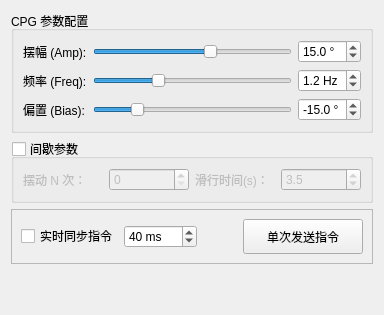
        <widget class="QWidget" name="tab_AdvMotion">
         <attribute name="title">
          <string>高阶运动控制</string>
         </attribute>
         <layout class="QVBoxLayout" name="verticalLayout_CPG">
          <item>
           <widget class="QGroupBox" name="grp_CPG_Param">
            <property name="title">
             <string>CPG 参数配置</string>
            </property>
            <layout class="QGridLayout" name="gridLayout_CPG">
             <item row="0" column="0">
              <widget class="QLabel" name="lbl_Amp">
               <property name="text">
                <string>摆幅 (Amp):</string>
               </property>
              </widget>
             </item>
             <item row="0" column="1">
              <widget class="QSlider" name="slider_Amp">
               <property name="maximum">
                <number>250</number>
               </property>
               <property name="value">
                <number>150</number>
               </property>
               <property name="orientation">
                <enum>Qt::Horizontal</enum>
               </property>
              </widget>
             </item>
             <item row="0" column="2">
              <widget class="QDoubleSpinBox" name="spin_Amp">
               <property name="suffix">
                <string> °</string>
               </property>
               <property name="decimals">
                <number>1</number>
               </property>
               <property name="maximum">
                <double>25.000000000000000</double>
               </property>
               <property name="singleStep">
                <double>0.100000000000000</double>
               </property>
               <property name="value">
                <double>15.000000000000000</double>
               </property>
              </widget>
             </item>
             <item row="1" column="0">
              <widget class="QLabel" name="lbl_Freq">
               <property name="text">
                <string>频率 (Freq):</string>
               </property>
              </widget>
             </item>
             <item row="1" column="1">
              <widget class="QSlider" name="slider_Freq">
               <property name="maximum">
                <number>38</number>
               </property>
               <property name="value">
                <number>12</number>
               </property>
               <property name="orientation">
                <enum>Qt::Horizontal</enum>
               </property>
              </widget>
             </item>
             <item row="1" column="2">
              <widget class="QDoubleSpinBox" name="spin_Freq">
               <property name="suffix">
                <string> Hz</string>
               </property>
               <property name="decimals">
                <number>1</number>
               </property>
               <property name="maximum">
                <double>3.800000000000000</double>
               </property>
               <property name="singleStep">
                <double>0.100000000000000</double>
               </property>
               <property name="value">
                <double>1.200000000000000</double>
               </property>
              </widget>
             </item>
             <item row="2" column="0">
              <widget class="QLabel" name="lbl_Bias">
               <property name="text">
                <string>偏置 (Bias):</string>
               </property>
              </widget>
             </item>
             <item row="2" column="1">
              <widget class="QSlider" name="slider_Bias">
               <property name="minimum">
                <number>-250</number>
               </property>
               <property name="maximum">
                <number>250</number>
               </property>
               <property name="value">
                <number>-150</number>
               </property>
               <property name="orientation">
                <enum>Qt::Horizontal</enum>
               </property>
              </widget>
             </item>
             <item row="2" column="2">
              <widget class="QDoubleSpinBox" name="spin_Bias">
               <property name="suffix">
                <string> °</string>
               </property>
               <property name="decimals">
                <number>1</number>
               </property>
               <property name="minimum">
                <double>-25.000000000000000</double>
               </property>
               <property name="maximum">
                <double>25.000000000000000</double>
               </property>
               <property name="value">
                <double>-15.000000000000000</double>
               </property>
              </widget>
             </item>
            </layout>
           </widget>
          </item>
          <item>
           <widget class="QGroupBox" name="grp_CPG_Inter">
            <property name="title">
             <string>间歇参数</string>
            </property>
            <property name="checkable">
             <bool>true</bool>
            </property>
            <property name="checked">
             <bool>false</bool>
            </property>
            <layout class="QHBoxLayout" name="horizontalLayout_CPG_Inter">
             <item>
              <widget class="QLabel" name="lbl_N">
               <property name="text">
                <string>摆动 N 次：</string>
               </property>
              </widget>
             </item>
             <item>
              <widget class="QSpinBox" name="spin_N">
               <property name="maximum">
                <number>15</number>
               </property>
              </widget>
             </item>
             <item>
              <widget class="QLabel" name="lbl_Coast">
               <property name="text">
                <string>滑行时间(s)：</string>
               </property>
              </widget>
             </item>
             <item>
              <widget class="QDoubleSpinBox" name="spin_Coast">
               <property name="decimals">
                <number>1</number>
               </property>
               <property name="maximum">
                <double>400.000000000000000</double>
               </property>
               <property name="singleStep">
                <double>0.100000000000000</double>
               </property>
               <property name="value">
                <double>3.500000000000000</double>
               </property>
              </widget>
             </item>
            </layout>
           </widget>
          </item>
          <item>
           <widget class="QFrame" name="frame_CPG_Action">
            <property name="frameShape">
             <enum>QFrame::StyledPanel</enum>
            </property>
            <layout class="QHBoxLayout" name="horizontalLayout_CPG_Act">
             <item>
              <widget class="QCheckBox" name="chk_Sync_CPG">
               <property name="text">
                <string>实时同步指令</string>
               </property>
              </widget>
             </item>
             <item>
              <widget class="QSpinBox" name="spin_Sync_CPG_Ms">
               <property name="suffix">
                <string> ms</string>
               </property>
               <property name="minimum">
                <number>20</number>
               </property>
               <property name="maximum">
                <number>1000</number>
               </property>
               <property name="value">
                <number>40</number>
               </property>
              </widget>
             </item>
             <item>
              <spacer name="horizontalSpacer_CPG">
               <property name="orientation">
                <enum>Qt::Horizontal</enum>
               </property>
               <property name="sizeHint" stdset="0">
                <size>
                 <width>40</width>
                 <height>20</height>
                </size>
               </property>
              </spacer>
             </item>
             <item>
              <widget class="QPushButton" name="btn_SendCPG">
               <property name="minimumSize">
                <size>
                 <width>120</width>
                 <height>35</height>
                </size>
               </property>
               <property name="text">
                <string>单次发送指令</string>
               </property>
              </widget>
             </item>
            </layout>
           </widget>
          </item>
          <item>
           <spacer name="verticalSpacer_CPG">
            <property name="orientation">
             <enum>Qt::Vertical</enum>
            </property>
            <property name="sizeHint" stdset="0">
             <size>
              <width>20</width>
              <height>40</height>
             </size>
            </property>
           </spacer>
          </item>
         </layout>
        </widget>
